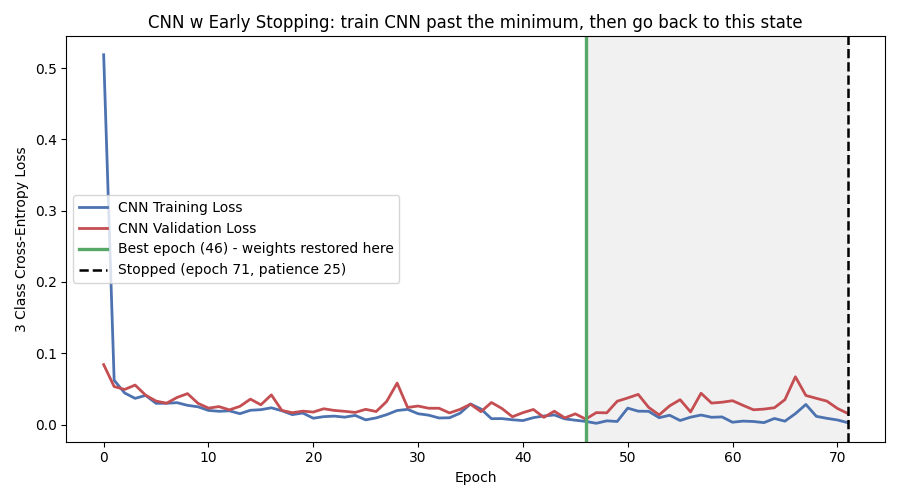

The script that saved this image:
from pathlib import Path

from matplotlib import pyplot as plt

from quartet_ml.train import HybridCNN, get_hybrid_cnn_split_data, prepare_hybrid_cnn_dataloader, train_hybrid_cnn_with_early_stopping

def mini_hybrid_cnn_train_outbreak():
  train_x, train_x_pattern, train_y = get_hybrid_cnn_split_data("train", regime_type="outbreak")
  val_x, val_x_pattern, val_y = get_hybrid_cnn_split_data("val", regime_type="outbreak")
  train_loader = prepare_hybrid_cnn_dataloader(train_x, train_x_pattern, train_y, batch_size=32, shuffle=True)
  val_loader = prepare_hybrid_cnn_dataloader(val_x, val_x_pattern, val_y, batch_size=32, shuffle=False)
  cnn_model = HybridCNN(in_channels=16, out_channels=8, kernel_size=3)
  _, model_history, metrics = train_hybrid_cnn_with_early_stopping(cnn_model, train_loader, val_loader)
  fig, axis = plt.subplots(figsize=(9,5))
  axis.plot(model_history.epoch, model_history.train_loss, color="#4C72B0", linewidth=2.0, label="CNN Training Loss")
  axis.plot(model_history.epoch, model_history.val_loss, color="#C44E52", linewidth=2.0, label="CNN Validation Loss")
  axis.axvline(metrics["best_epoch"], color="#55A868", linewidth=2.4, label=f"Best epoch ({metrics['best_epoch']}) - weights restored here")
  axis.axvline(metrics["epochs_run"] - 1, color="black", linestyle="--", linewidth=1.8, label=f"Stopped (epoch {metrics['epochs_run'] - 1}, patience 25)")
  axis.axvspan(metrics["best_epoch"], metrics["epochs_run"] - 1, alpha=0.12, color="#8C8C8C")
  axis.set_xlabel("Epoch")
  axis.set_ylabel("3 Class Cross-Entropy Loss")
  axis.set_title("CNN w Early Stopping: train CNN past the minimum, then go back to this state")
  axis.legend(fontsize=10)
  fig.tight_layout()
  fig.savefig(Path(__file__).resolve().parent / "mini_hybrid_cnn_train_outbreak.png")
  plt.show()
  return metrics

if __name__ == "__main__":
  metrics = mini_hybrid_cnn_train_outbreak()
  print(metrics)
  
